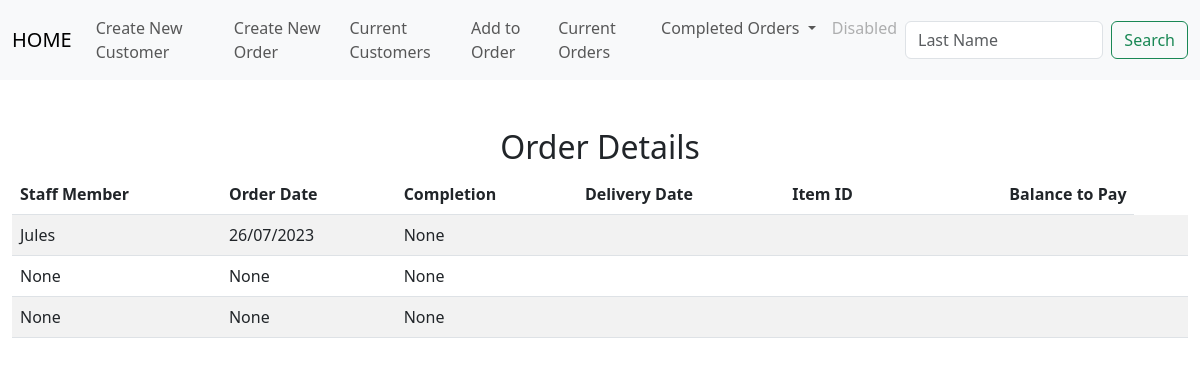
The page /list_of_orders on the database its author committed.
### tables this page shows
CREATE TABLE orders(cust_id INTEGER, item_id INTEGER, staff_member TEXT, order_date DATETIME, customer_last_name TEXT, completion TEXT, delivery_date DATETIME, colour_finishTEXT, width INTEGER, depth INTEGER, height INTEGER, extra_details TEXT, selling_price DECIMAL, del_col_take TEXT );

### app.py (the view)
@app.route("/list_of_orders", methods=["GET", "POST"])
def list_of_orders():
    if request.method == "POST":
        return render_template("list_of_orders.html")
    if request.method == "GET":
        ord_detail = db.execute("SELECT * FROM orders;")
        return render_template("list_of_orders.html", ord_detail = ord_detail)

### app.py (called while the page is built)
@app.after_request
def after_request(response):
    response.headers["Cache-Control"] = "no-cache, no-store, must-revalidate"
    response.headers["Expires"] = 0
    response.headers["Pragma"] = "no-cache"
    return response

### templates/list_of_orders.html (shortened to what this page needs)
{% extends "layout.html" %}
{% block main %}
<div class="section">
    <h2>Order Details</h2>
    <table class="table table-striped">
        <thead>
            <tr>
                <th class="text-start">Staff Member</th>
                <th class="text-start">Order Date</th>
                <th class="text-start">Completion</th>
                <th class="text-start">Delivery Date</th>
                <th class="text-start">Item ID</th>
                <th class="text-end">Balance to Pay</th>
            </tr>
        </thead>
        <tbody>
            {% for row in ord_detail %}
            <tr>
                <td class="text-start">{{ row["staff_member"] }}</td>
                <td class="text-start">{{ row["order_date"] }}</td>
                <td class="text-start">{{ row["completion"] }}</td>
                <td class="text-start">{{ row["delivery date"] }}</td>
                <td class="text-start">{{ row["address_2"] }}</td>
                <td class="text-start">{{ row["address_3"] }}</td>
                <td class="text-start">{{ row["postcode"] }}</td>
                <td></td>
                </tr>
            {% endfor %}
        </tbody>
    </div>
{% endblock %}

### rows shown on the page
orders: staff_member "Jules", order_date "26/07/2023", completion "None"

### other values the page prints
{{ row["staff_member"] }} "None" "None"
{{ row["order_date"] }} "None" "None"
{{ row["completion"] }} "None" "None"
